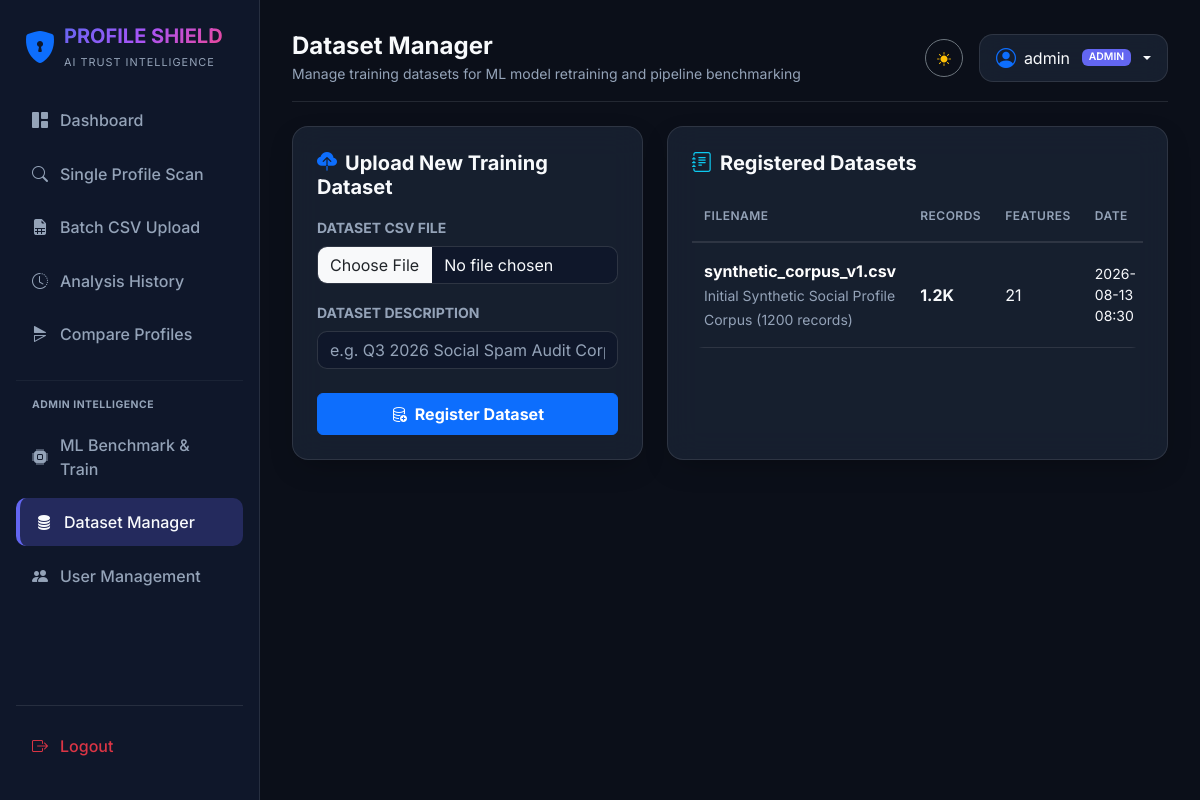
Screenshot of /admin/datasets (signed in) with the database file from the repository.
### app/models/user.py (models this page shows, shortened)
class User(UserMixin, db.Model):
    __tablename__ = 'users'
    id            = db.Column(db.Integer, primary_key=True)
    username      = db.Column(db.String(64),  unique=True, nullable=False, index=True)
    email         = db.Column(db.String(120), unique=True, nullable=False, index=True)
    password_hash = db.Column(db.String(256), nullable=False)
    role          = db.Column(db.String(20),  default='user')   # 'admin' or 'user'
    is_active     = db.Column(db.Boolean, default=True)
    created_at    = db.Column(db.DateTime, default=datetime.utcnow)
    last_login    = db.Column(db.DateTime, default=datetime.utcnow)
    analyses = db.relationship(
        'ProfileAnalysis',
        backref=db.backref('author', lazy='select'),
        lazy='dynamic',
        cascade='all, delete-orphan',
        foreign_keys='ProfileAnalysis.user_id',
    )
    def is_admin(self) -> bool:
        return self.role.lower() == 'admin'

### app/models/dataset.py (models this page shows, shortened)
class Dataset(db.Model):
    __tablename__ = 'datasets'
    id = db.Column(db.Integer, primary_key=True)
    filename = db.Column(db.String(255), nullable=False)
    filepath = db.Column(db.String(500), nullable=False)
    description = db.Column(db.String(255), nullable=True)
    num_rows = db.Column(db.Integer, default=0)
    num_features = db.Column(db.Integer, default=0)
    uploaded_by = db.Column(db.Integer, db.ForeignKey('users.id'), nullable=True)
    created_at = db.Column(db.DateTime, default=datetime.utcnow)

### app/routes/admin.py (the view, shortened to what this page needs)
@admin_bp.route('/datasets', methods=['GET', 'POST'])
@login_required
@admin_required
def datasets():
    all_datasets = Dataset.query.order_by(Dataset.created_at.desc()).all()
    return render_template('admin/dataset_manager.html', datasets=all_datasets)

### app/utils/helpers.py (called while the page is built)
def format_number(val):
    if val is None:
        return "0"
    num = float(val)
    if num >= 1_000_000:
        return f"{num / 1_000_000:.1f}M"
    elif num >= 1_000:
        return f"{num / 1_000:.1f}K"
    return f"{int(num):,}"

### app/templates/admin/dataset_manager.html
{% extends "base.html" %}
{% block page_title %}Dataset Manager{% endblock %}
{% block page_subtitle %}Manage training datasets for ML model retraining and pipeline benchmarking{% endblock %}
{% block content %}
<div class="row g-4 mb-4">
    <div class="col-lg-5">
        <div class="glass-panel p-4 h-100">
            <h5 class="fw-bold mb-3"><i class="bi bi-cloud-upload-fill me-2 text-primary"></i>Upload New Training Dataset</h5>
            <form method="POST" action="{{ url_for('admin.datasets') }}" enctype="multipart/form-data">
                <div class="mb-3">
                    <label class="form-label text-muted small fw-bold">DATASET CSV FILE</label>
                    <input type="file" name="file" class="form-control bg-transparent border-secondary text-white" accept=".csv" required>
                </div>
                <div class="mb-4">
                    <label class="form-label text-muted small fw-bold">DATASET DESCRIPTION</label>
                    <input type="text" name="description" class="form-control bg-transparent border-secondary text-white" placeholder="e.g. Q3 2026 Social Spam Audit Corpus">
                </div>
                <button type="submit" class="btn btn-primary w-100 py-2 fw-bold">
                    <i class="bi bi-database-add me-1"></i> Register Dataset
                </button>
            </form>
        </div>
    </div>
    <div class="col-lg-7">
        <div class="glass-panel p-4 h-100">
            <h5 class="fw-bold mb-3"><i class="bi bi-journal-text me-2 text-info"></i>Registered Datasets</h5>
            <div class="table-responsive">
                <table class="table table-dark table-hover align-middle mb-0">
                    <thead>
                        <tr class="text-muted small border-bottom border-secondary border-opacity-50">
                            <th>FILENAME</th>
                            <th>RECORDS</th>
                            <th>FEATURES</th>
                            <th>DATE</th>
                        </tr>
                    </thead>
                    <tbody>
                        {% for ds in datasets %}
                        <tr>
                            <td>
                                <div class="fw-bold text-white">{{ ds.filename }}</div>
                                <small class="text-muted">{{ ds.description }}</small>
                            </td>
                            <td class="fw-bold text-info">{{ ds.num_rows|format_num }}</td>
                            <td>{{ ds.num_features }}</td>
                            <td class="text-muted small">{{ ds.created_at.strftime('%Y-%m-%d %H:%M') }}</td>
                        </tr>
                        {% else %}
                        <tr>
                            <td colspan="4" class="text-center text-muted py-4">No custom datasets uploaded. System using synthetic baseline generator.</td>
                        </tr>
                        {% endfor %}
                    </tbody>
                </table>
            </div>
        </div>
    </div>
</div>
{% endblock %}

### app/templates/base.html (shortened to what this page needs)
<!DOCTYPE html>
<html lang="en" data-theme="light">
<head>
    <link href="https://cdn.jsdelivr.net/npm/bootstrap@5.3.2/dist/css/bootstrap.min.css" rel="stylesheet">
    <link rel="stylesheet" href="https://cdn.jsdelivr.net/npm/bootstrap-icons@1.11.1/font/bootstrap-icons.css">
    <link rel="stylesheet" href="{{ url_for('static', filename='css/custom.css') }}">
</head>
<body>
    {% if current_user.is_authenticated %}
    <aside class="sidebar">
        <div class="d-flex align-items-center gap-2 mb-4 px-2">
            <i class="bi bi-shield-lock-fill fs-2 text-primary"></i>
            <div>
                <h5 class="fw-bold mb-0 gradient-text">PROFILE SHIELD</h5>
                <small class="text-muted" style="font-size: 0.68rem; letter-spacing: 1px;">AI TRUST INTELLIGENCE</small>
            </div>
        </div>
        <nav class="d-flex flex-column flex-grow-1">
            <a href="{{ url_for('dashboard.index') }}" class="nav-link-custom {% if request.endpoint == 'dashboard.index' %}active{% endif %}">
                <i class="bi bi-grid-1x2-fill"></i> Dashboard
            </a>
            <a href="{{ url_for('analysis.new_analysis') }}" class="nav-link-custom {% if request.endpoint == 'analysis.new_analysis' %}active{% endif %}">
                <i class="bi bi-search"></i> Single Profile Scan
            </a>
            <a href="{{ url_for('batch.upload_csv') }}" class="nav-link-custom {% if request.endpoint == 'batch.upload_csv' %}active{% endif %}">
                <i class="bi bi-file-earmark-spreadsheet-fill"></i> Batch CSV Upload
            </a>
            <a href="{{ url_for('batch.history') }}" class="nav-link-custom {% if request.endpoint == 'batch.history' %}active{% endif %}">
                <i class="bi bi-clock-history"></i> Analysis History
            </a>
            <a href="{{ url_for('compare.compare_profiles') }}" class="nav-link-custom {% if request.endpoint == 'compare.compare_profiles' %}active{% endif %}">
                <i class="bi bi-symmetry-horizontal"></i> Compare Profiles
            </a>
            {% if current_user.is_admin() %}
            <hr class="my-3 border-secondary border-opacity-50">
            <div class="px-3 mb-2 text-uppercase text-muted fw-bold" style="font-size: 0.65rem; letter-spacing: 0.5px;">Admin Intelligence</div>
            <a href="{{ url_for('admin.model_trainer') }}" class="nav-link-custom {% if request.endpoint == 'admin.model_trainer' %}active{% endif %}">
                <i class="bi bi-cpu-fill"></i> ML Benchmark & Train
            </a>
            <a href="{{ url_for('admin.datasets') }}" class="nav-link-custom {% if request.endpoint == 'admin.datasets' %}active{% endif %}">
                <i class="bi bi-database-fill"></i> Dataset Manager
            </a>
            <a href="{{ url_for('admin.user_manager') }}" class="nav-link-custom {% if request.endpoint == 'admin.user_manager' %}active{% endif %}">
                <i class="bi bi-people-fill"></i> User Management
            </a>
            {% endif %}
            <div class="mt-auto pt-3 border-top border-secondary border-opacity-25">
                <a href="{{ url_for('auth.logout') }}" class="nav-link-custom text-danger">
                    <i class="bi bi-box-arrow-right"></i> Logout
                </a>
            </div>
        </nav>
    </aside>
    <main class="main-content">
        <header class="d-flex justify-content-between align-items-center mb-4 pb-3 border-bottom border-secondary border-opacity-25">
            <div class="d-flex align-items-center gap-3">
                <div>
                    <h4 class="fw-bold mb-0">{% block page_title %}Dashboard{% endblock %}</h4>
                    <small class="text-muted">{% block page_subtitle %}Next Generation Social Profile Trust Intelligence Platform{% endblock %}</small>
                </div>
            </div>
            <div class="d-flex align-items-center gap-3">
                <button id="themeToggleBtn" class="btn btn-outline-secondary btn-sm rounded-circle" style="width:38px; height:38px;" title="Toggle Dark/Light Mode">
                    <i class="bi bi-sun-fill text-warning"></i>
                </button>
                <div class="dropdown">
                    <button class="btn glass-card dropdown-toggle d-flex align-items-center gap-2 px-3 py-2" type="button" data-bs-toggle="dropdown" aria-expanded="false">
                        <i class="bi bi-person-circle fs-5 text-primary"></i>
                        <span>{{ current_user.username }}</span>
                        <span class="badge bg-primary ms-1" style="font-size:0.65rem;">{{ current_user.role.upper() }}</span>
                    </button>
                </div>
            </div>
        </header>
        {% block content %}{% endblock %}
    </main>
    {% else %}
    <main class="container d-flex flex-column align-items-center justify-content-center min-vh-100 py-4">
        {% block auth_content %}{% endblock %}
    </main>
    {% endif %}
</body>
</html>

### rows the page displays
User: username "admin", role "ADMIN"
Dataset: filename "synthetic_corpus_v1.csv", description "Initial Synthetic Social Profile Corpus (1200 records)", num_rows "1.2K", num_features "21", created_at "2026-08-13 08:30"
